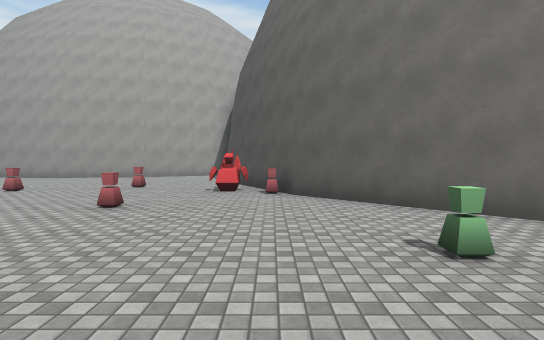
[1] (above)

17 first-person views from a walk through a Unity game level. The camera is 1.5 m above the floor, tilts 2° down and sees 80° across. The floor is counted in squares, 2 m on a side. Each view is taken from the middle of a square. On the plan, view 1 faces up. The plan holds only what a view shows up to about 11 squares ahead; the rest is blank. The place goes on beyond the plan. Some surface patterns are stand-ins.

[2]
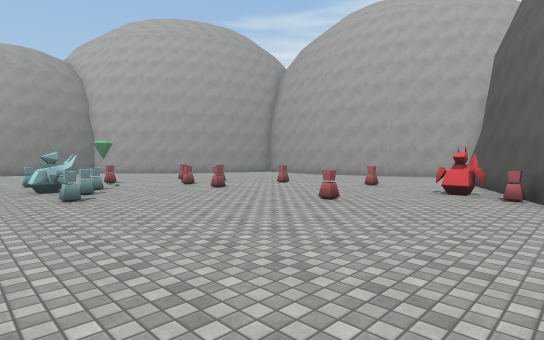

[3]
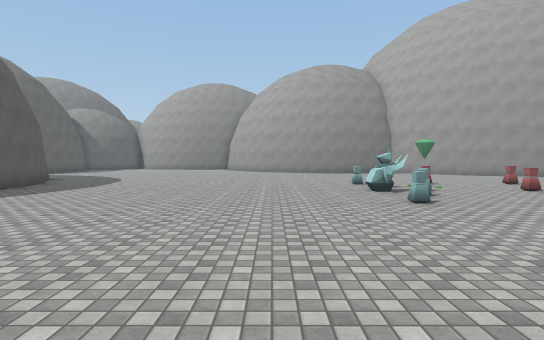

[4]
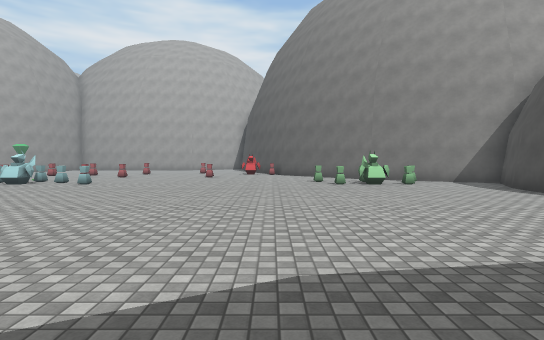

[5]
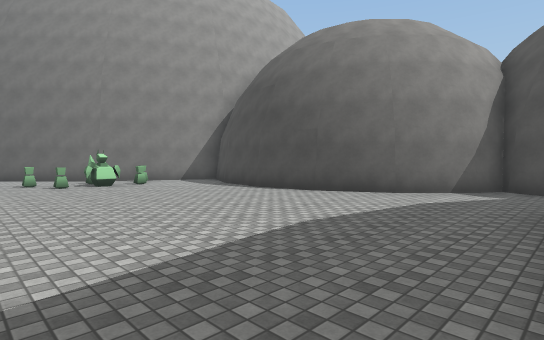

[6]
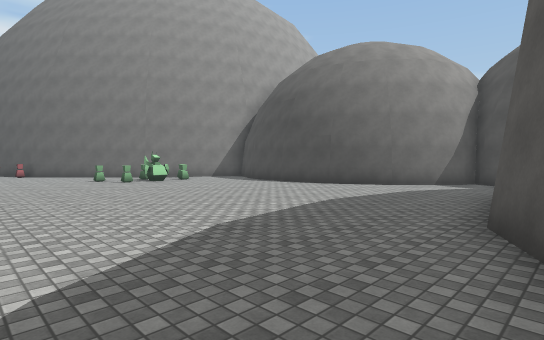

[7]
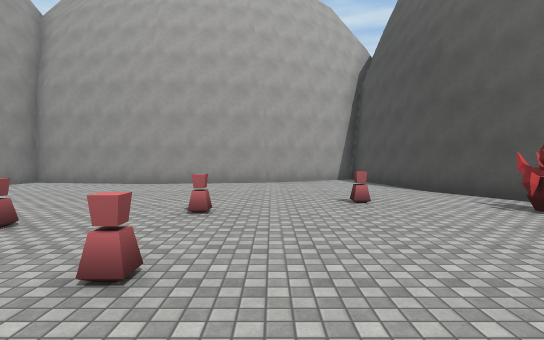

[8]
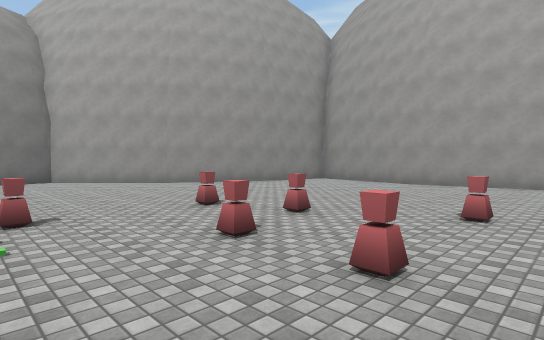

[9]
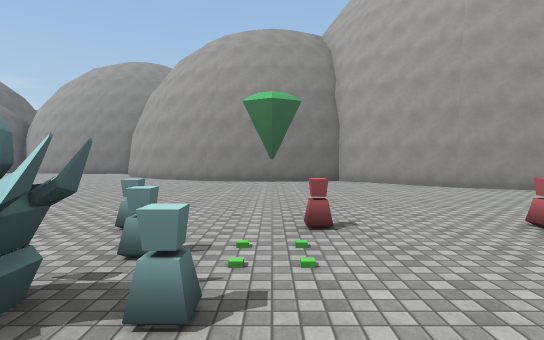

[10]
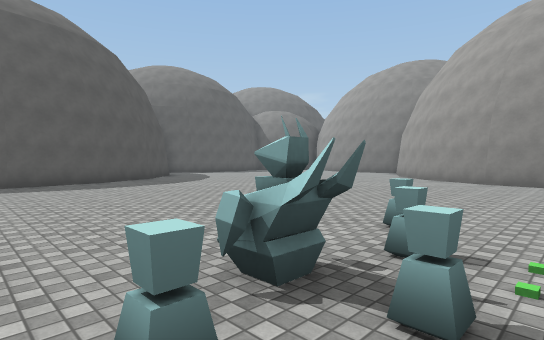

[11]
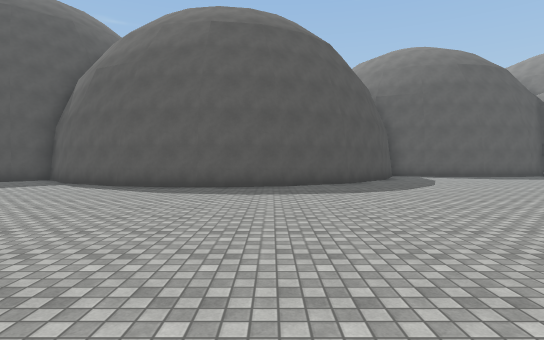

[12]
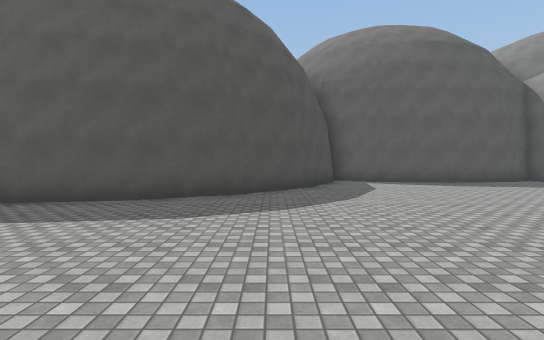

[13]
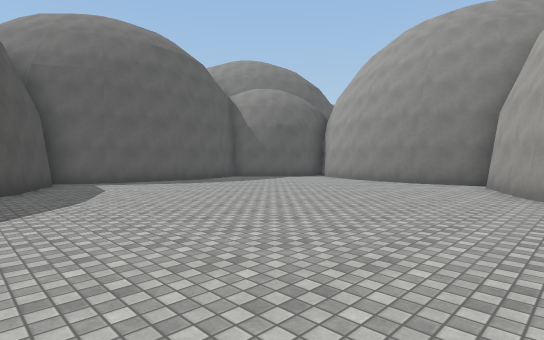

[14]
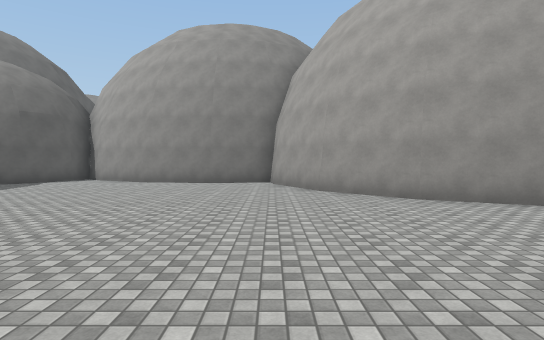

[15]
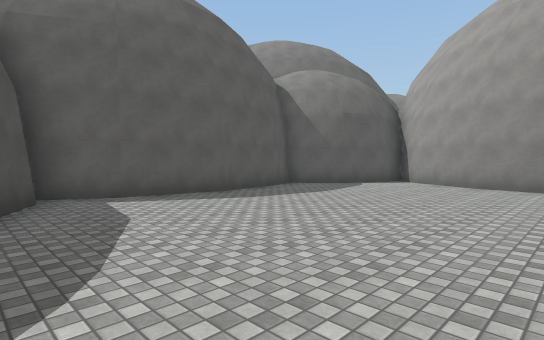

[16]
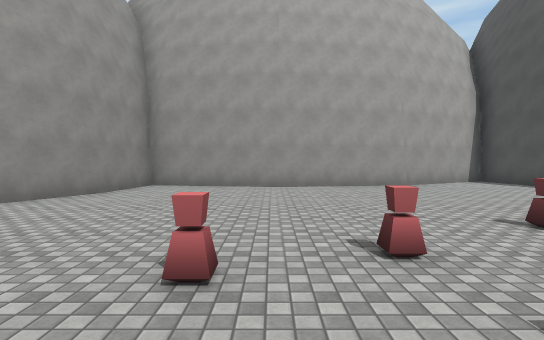

[17]
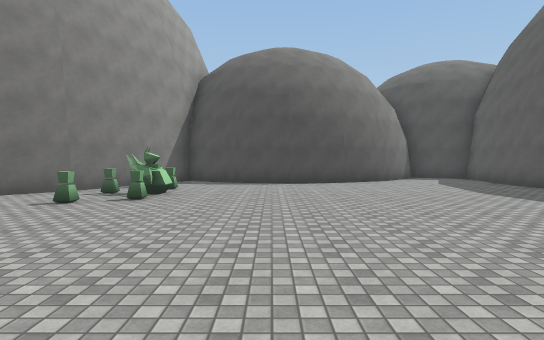

### Floor plan
Points are (right, up) in squares from view 1. A wall is a line through its corners. A room is listed if a view was taken in it or the views show most of it. See-through windows are left out.
Room 1 (views 1, 2, 3, 4, 5, 6, 7, 8, 9, 10, 11, 12, 13, 14, 15, 16, 17)
walls: (-1.2, 7.5) (-1.3, 8); (-0.7, 7.9) (-0.8, 7.3) (-1.5, 7.3); (-0.9, -10) (-0.5, -9.6) (2.2, -8.2); (-14, -12.5) (-13, -10.5) (-11.3, -8.8) (-9.2, -7.8) (-7.1, -7.4) (-4.9, -7.8) (-2.7, -8.9) (-1.6, -10); (4.1, -7.9) (4.9, -7.8) (7.1, -8.1); (-22.3, -4) (-22, -5.9) (-22.3, -8.1) (-23.3, -10.1) (-23.9, -10.7) (-23.1, -10.8) (-21.9, -11.4) (-20.8, -12.5) (-20.6, -12.9) (-19.9, -12.5) (-17.6, -12.2) (-15.3, -12.5) (-14, -13.2); (-22.5, -8.1) (-23.5, -10.1); (8.4, -7.3) (8.9, -6.4); (9, -6.5) (8.2, -6.1) (7, -4.9) (6.2, -3.3) (5.9, -1.6) (6.2, 0.3) (7, 1.9) (3.6, 3.6) (0.6, 6.6) (-1.4, 10.6) (-2.1, 14.8) (-5.2, 13.2) (-8.9, 12.6) (-12.5, 13.2) (-12.8, 11) (-14.4, 7.8) (-17, 5.3) (-16.6, 3) (-17, 0.7) (-18, -1.3) (-19.5, -2.8) (-21.7, -3.9)
objects: other object (-10, 6); other object (-9, 2) to (-8, 2); other object (-9, 3); other object (-8, 5); other object (-8, 7); other object (-7, 2); other object (-6, 2); other object (-6, 5); other object (-6, 8); other object (-4, 9); other object (-3, 5); other object (0, 7); other object (2, 2); other object (3, 2); other object (4, 2); other object (4, 3) to (5, 3)

Positions as (right, up) in squares from view 1, and headings:
1: (0, 0), facing up
2: (1, 0), facing up-left
3: (0, -1), facing left
4: (0, -8), facing up
5: (0, -8), facing up-right
6: (-2, -9), facing up-right
7: (-5, 3), facing up
8: (-5, 3), facing up-left
9: (-6, 3), facing left
10: (-6, 3), facing down-left
11: (-9, 1), facing down
12: (-12, -2), facing down
13: (-12, -2), facing down-left
14: (-12, -4), facing left
15: (-13, -6), facing down-left
16: (-9, 4), facing up
17: (-4, -1), facing right
